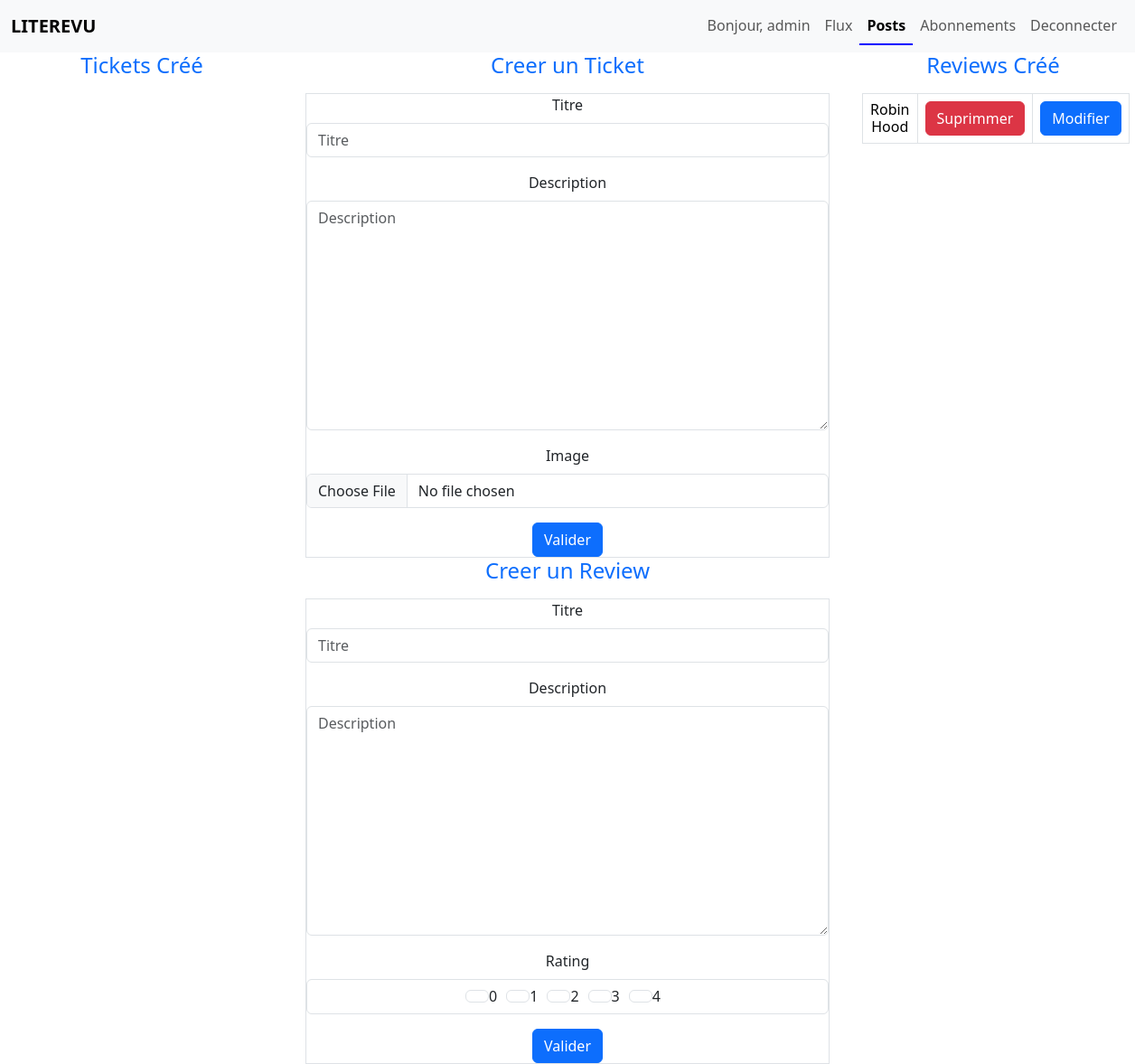
Page /posts/ (signed in) on the earlier database version.
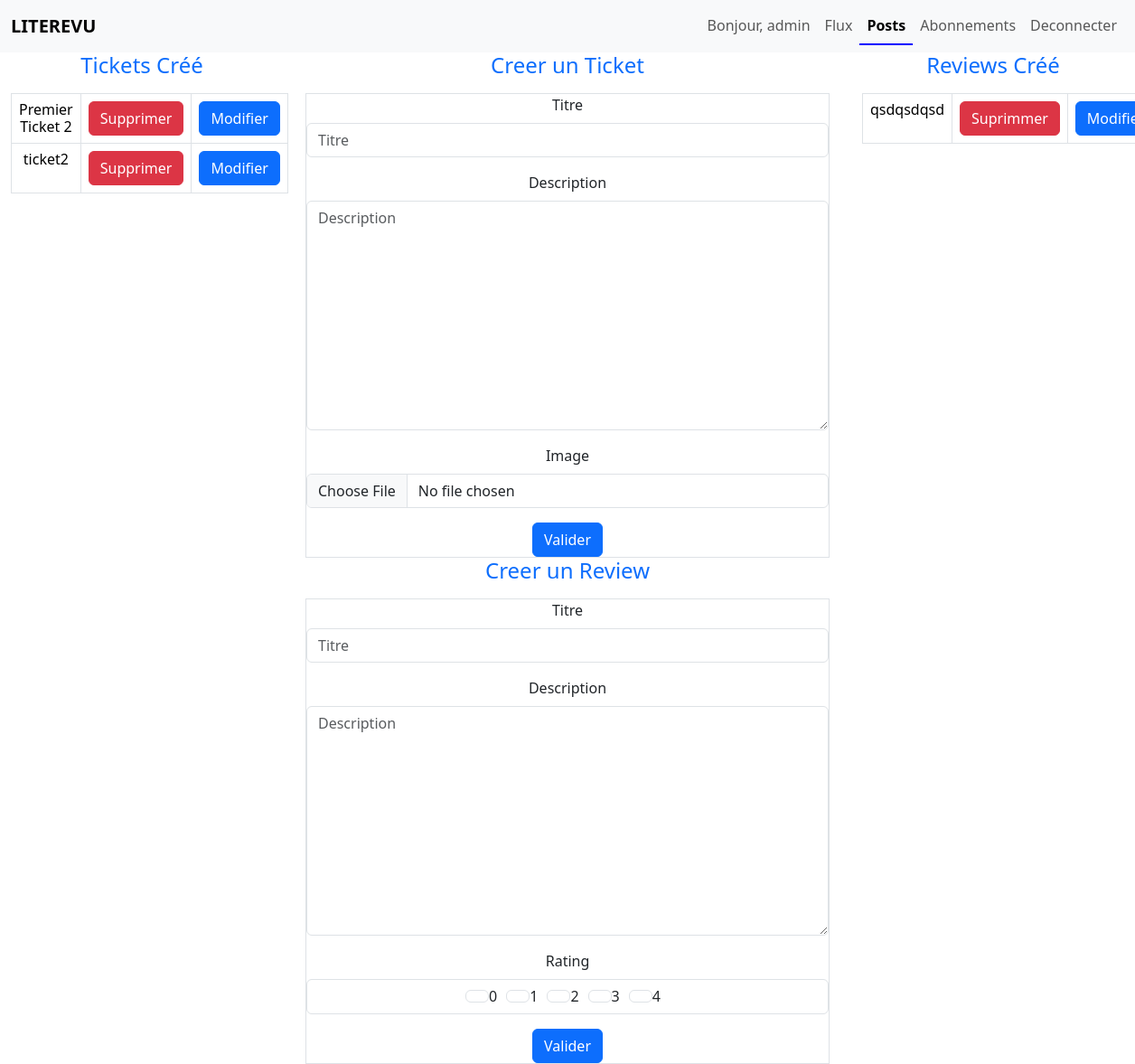
Same page on the later database version.
### app/models.py (models this page shows)
class Review(models.Model):
    ticket = models.ForeignKey(
        to=Ticket, on_delete=models.CASCADE, null=True, blank=True
    )
    rating = models.PositiveSmallIntegerField(
        validators=[MinValueValidator(0), MaxValueValidator(5)]
    )
    headline = models.CharField(max_length=128)
    body = models.CharField(max_length=8192, blank=True)
    user = models.ForeignKey(to=settings.AUTH_USER_MODEL, on_delete=models.CASCADE)
    time_created = models.DateTimeField(auto_now_add=True)
    def __str__(self):
        return self.headline

class Ticket(models.Model):
    ticket = models.CharField(max_length=128)
    description = models.TextField(max_length=2048, blank=True)
    user = models.ForeignKey(to=settings.AUTH_USER_MODEL, on_delete=models.CASCADE)
    image = models.ImageField(null=True, blank=True)
    time_created = models.DateTimeField(auto_now_add=True)
    def __str__(self):
        return self.ticket

### app/views.py (the view, shortened to what this page needs)
# urls.py: path("posts/", login_required(views.Posts.as_view()), name="posts"),
class Posts(generic.FormView):
    success_url = "posts"
    def get(self, request):
        user = request.user
        ticket_form = TicketForm()
        review_form = ReviewForm()
        tickets = Ticket.objects.filter(user=request.user.id)
        ticket_form.fields["form_type"] = forms.CharField(
            widget=forms.HiddenInput(), initial="create"
        )
        review_form.fields["form_type"] = forms.CharField(
            widget=forms.HiddenInput(), initial="create"
        )
        reviews = Review.objects.filter(user=request.user.id)
        context = {
            "tickets": tickets,
            "reviews": reviews,
            "ticket_form": ticket_form,
            "review_form": review_form,
            "user": user,
        }
        return render(request, "app/posts.html", context)

### app/forms.py
class TicketForm(forms.Form):
    title = forms.CharField(max_length=128, label="Titre", required=True)
    description = forms.CharField(
        widget=forms.Textarea, label="Description", required=True
    )
    image = forms.ImageField(label="Image", required=False)

class ReviewForm(forms.Form):
    title = forms.CharField(max_length=128, label="Titre", required=True)
    description = forms.CharField(
        widget=forms.Textarea, label="Description", required=True
    )
    rating_choices = [(i, i) for i in range(5)]
    rating = forms.ChoiceField(
        widget=forms.RadioSelect,
        choices=rating_choices,
    )

### app/templates/app/posts.html (shortened to what this page needs)
{% extends 'app/base.html' %}
{% load static %}
{% block content %}
{% load bootstrap5 %}
<div class="container-fluid posts">
    <div class="row">
        <div class="col-md-3">
            <h4 class="mb-3 text-primary text-center">Tickets Créé</h4>
            <table class="table table-bordered">
                <tbody>
                    {% for ticket in tickets %}
                    <tr>
                        <th scope="row" class="text-center h6">{{ticket}}</th>
                        <td class="text-center">
                            <form action="{% url 'posts' %}" method="POST">
                                <button type="submit" class="btn-danger btn">Supprimer</button>
                            </form>
                        </td>
                        <td class="text-center">
                            <form action="{% url 'posts' %}" method="POST">
                                <button type="submit" class="btn-primary btn">Modifier</button>
                            </form>
                        </td>
                    </tr>
                    {% endfor %}
                </tbody>
            </table>
        </div>
        <div class="col-md-6">
            <div class="container " id="ticket_form">
                <h4 class="mb-3 text-primary text-center">Creer un Ticket</h4>
                <form action="{% url 'tickets' %}" method="post" enctype="multipart/form-data"
                    class="form mx-auto border">
                    <div class="row">
                        <div class="text-center">
                            {% bootstrap_form ticket_form %}
                            {% buttons %}
                            <button type="submit" class="btn btn-primary">
                                Valider
                            </button>
                            {% endbuttons %}
                        </div>
                    </div>
                </form>
            </div>
            <div class="container " id="review_form">
                <h4 class="mb-3 text-primary text-center">Creer un Review</h4>
                <form action="{% url 'reviews' %}" method="post" enctype="multipart/form-data"
                    class="form mx-auto border ">
                    <div class="row">
                        <div class="text-center">
                            {% bootstrap_form review_form %}
                            {% buttons %}
                            <button type="submit" class="btn btn-primary">
                                Valider
                            </button>
                            {% endbuttons %}
                        </div>
                    </div>
                </form>
            </div>
        </div>
        <div class="col-md-3">
            <h4 class="mb-3 text-primary text-center">Reviews Créé</h4>
            <table class="table table-bordered">
                <tbody>
                    {% for review in reviews %}
                    <tr>
                        <th scope="row" class="text-center h6">{{review}}</th>
                        <td class="text-center">
                            <form action="{% url 'posts' %}" method="POST">
                                <button type="submit" class="btn-danger btn">Suprimmer</button>
                            </form>
                        </td>
                        <td class="text-center">
                            <form action="{% url 'posts' %}" method="POST">
                                <button type="submit" class="btn-primary btn">Modifier</button>
                            </form>
                        </td>
                    </tr>
                    {% endfor %}
                </tbody>
            </table>
        </div>
    </div>
</div>
{% endblock content %}

### app/templates/app/base.html (shortened to what this page needs)
{% load static %}
<!DOCTYPE html>
<html lang="en">
<head>
    {% load bootstrap5 %}
    {% bootstrap_css %}
    <link rel="stylesheet" href="{% static 'app/css/style.css' %}" />
</head>
<body>
    {% include 'app/navbar.html' %}
    <main>
        {%block content%}
        {%endblock content%}
    </main>
</body>
</html>

### app/templates/app/navbar.html (shortened to what this page needs)
{% load bootstrap5 %}
<nav class="navbar navbar-expand-lg navbar-light bg-light bg">
    <div class="container-fluid">
        <a class="navbar-brand fw-bold" href="#">LITEREVU</a>
        <div class="collapse navbar-collapse justify-content-end" id="navbarNav">
            <ul class="navbar-nav">
                {% if user.is_authenticated %}
                <li class="nav-item">
                    <span class="nav-link">Bonjour, {{ user.username }}</span>
                </li>
                <li class="nav-item">
                    <a class="nav-link" href="#">Flux</a>
                </li>
                <li class="nav-item">
                    <a class="nav-link" href="{% url 'posts' %}">Posts</a>
                </li>
                <li class="nav-item">
                    <a class="nav-link" href="{% url 'followers' %}">Abonnements</a>
                </li>
                <li class="nav-item">
                    <a class="nav-link" href="{% url 'logout' %}">Deconnecter</a>
                </li>
                {% endif %}
            </ul>
        </div>
    </div>
</nav>

### app/static/app/css/style.css (style rules this page uses)
.active-link { font-weight: bold; color: black; border-bottom: 2px solid blue; }
#id_rating { display: flex; flex-direction: row; justify-content: center; }
#id_rating label { display: inline-flex; align-items: center; margin-right: 10px; }

Differences in the rows shown:
removed Review: headline "Robin Hood"
added Ticket: ticket "Premier Ticket 2"
added Ticket: ticket "ticket2"
added Review: headline "qsdqsdqsd"
